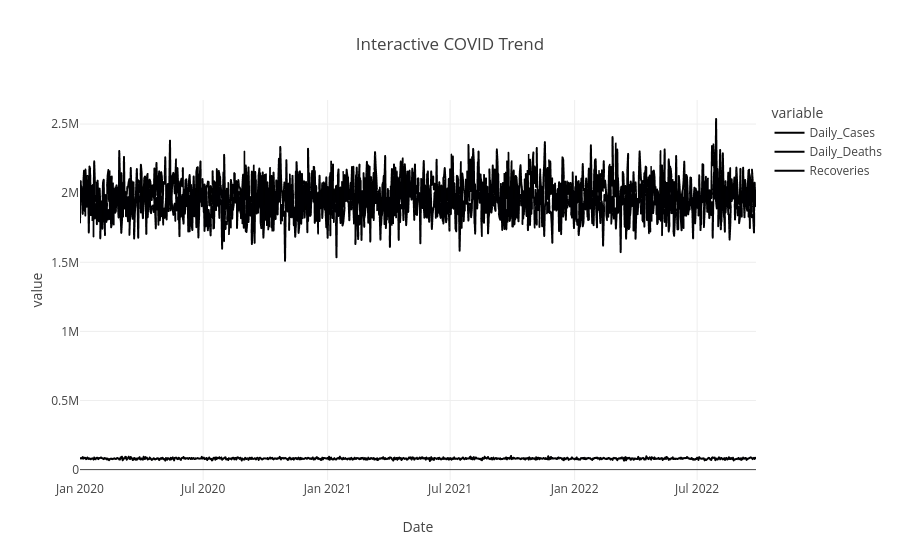

Notebook code for this chart:
### Code cell
# -------------------------
# 7. INTERACTIVE PLOTLY TREND
# -------------------------
fig = px.line(
    daily.reset_index(),
    x="Date",
    y=["Daily_Cases", "Daily_Deaths", "Recoveries"],
    title="Interactive COVID Trend"
)
fig.show()

### Figure 1 — Plotly figure (JSON) as saved in the notebook; plotly's stock layout.template omitted (floating-point values rounded to 4 significant figures; data arrays with more than 128 entries replaced by an {"elided": "..."} marker saying what was removed)
{"data": [{"hovertemplate": "variable=Daily_Cases<br>Date=%{x}<br>value=%{y}<extra></extra>", "legendgroup": "Daily_Cases", "line": {"color": "#000001", "dash": "solid"}, "marker": {"symbol": "circle"}, "mode": "lines", "name": "Daily_Cases", "showlegend": true, "x": {"elided": "1000 str values"}, "xaxis": "x", "y": {"elided": "1000 int values"}, "yaxis": "y", "type": "scattergl"}, {"hovertemplate": "variable=Daily_Deaths<br>Date=%{x}<br>value=%{y}<extra></extra>", "legendgroup": "Daily_Deaths", "line": {"color": "#000002", "dash": "solid"}, "marker": {"symbol": "circle"}, "mode": "lines", "name": "Daily_Deaths", "showlegend": true, "x": {"elided": "1000 str values"}, "xaxis": "x", "y": {"elided": "1000 int values"}, "yaxis": "y", "type": "scattergl"}, {"hovertemplate": "variable=Recoveries<br>Date=%{x}<br>value=%{y}<extra></extra>", "legendgroup": "Recoveries", "line": {"color": "#000003", "dash": "solid"}, "marker": {"symbol": "circle"}, "mode": "lines", "name": "Recoveries", "showlegend": true, "x": {"elided": "1000 str values"}, "xaxis": "x", "y": {"elided": "1000 int values"}, "yaxis": "y", "type": "scattergl"}], "layout": {"xaxis": {"anchor": "y", "domain": [0.0, 1.0], "title": {"text": "Date"}}, "yaxis": {"anchor": "x", "domain": [0.0, 1.0], "title": {"text": "value"}}, "legend": {"title": {"text": "variable"}, "tracegroupgap": 0}, "title": {"text": "Interactive COVID Trend"}}}
